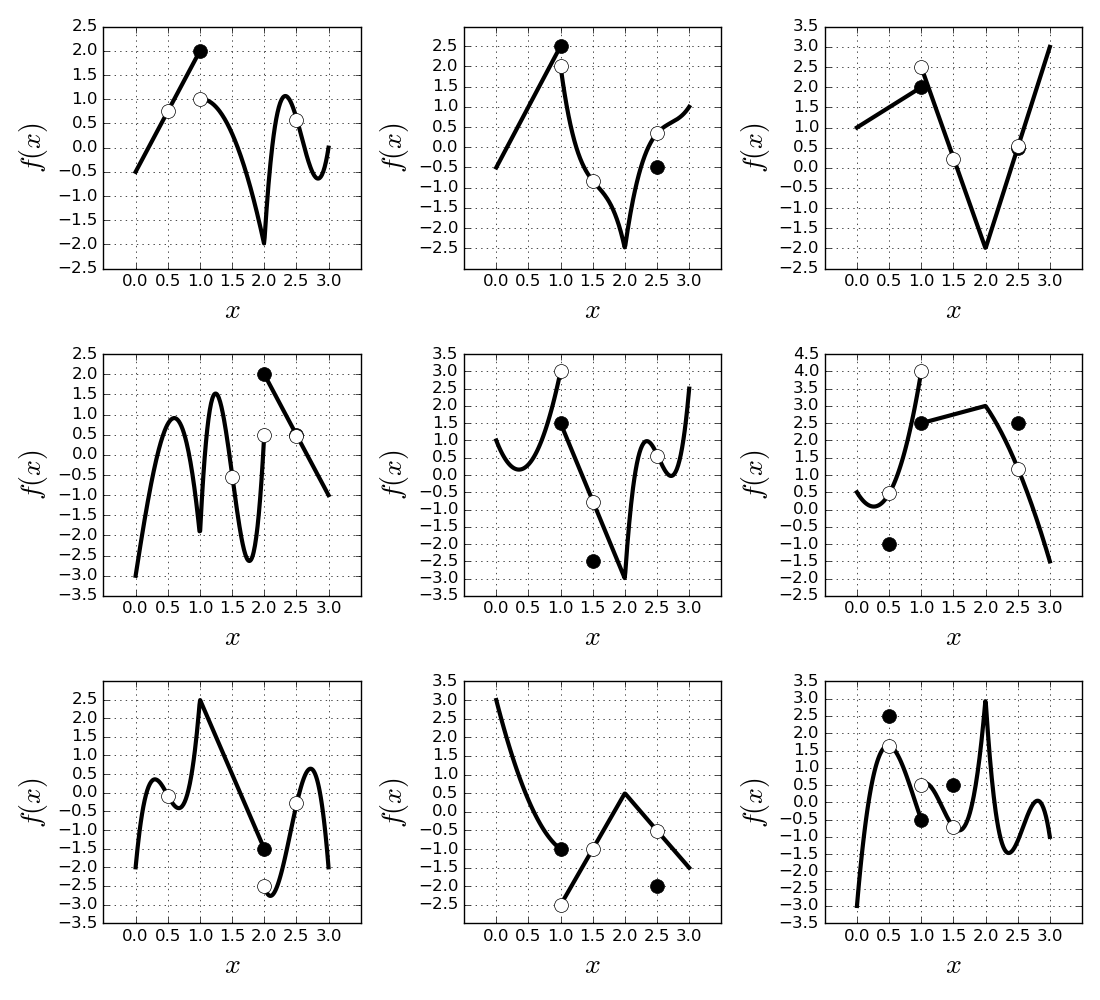

Reproduce this figure in Python.
import matplotlib.pyplot as plt
import random_piecewise_plot as rpp

fig = plt.figure(figsize=(11,10))
for i in range(9):
    ax  = fig.add_subplot(3,3,i+1)
    rpp.random_piecewise_plot(ax)
plt.tight_layout()
plt.show()
